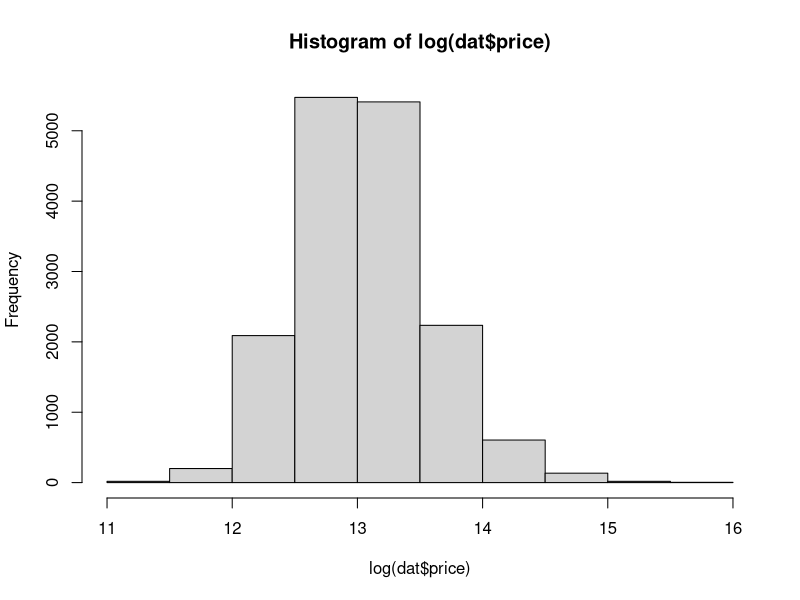
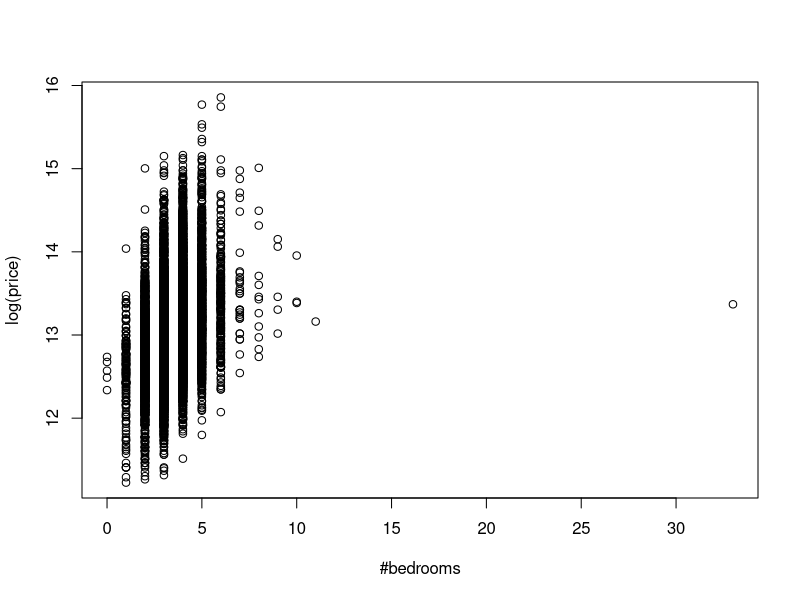
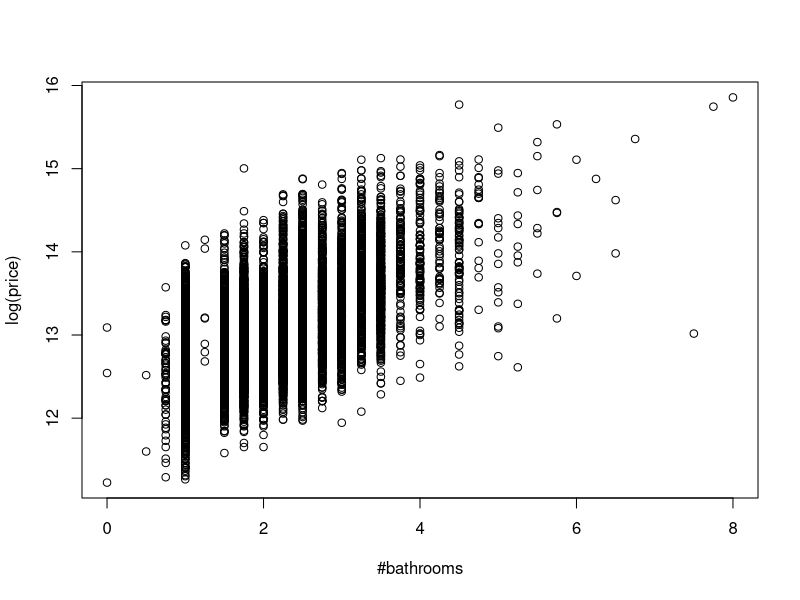
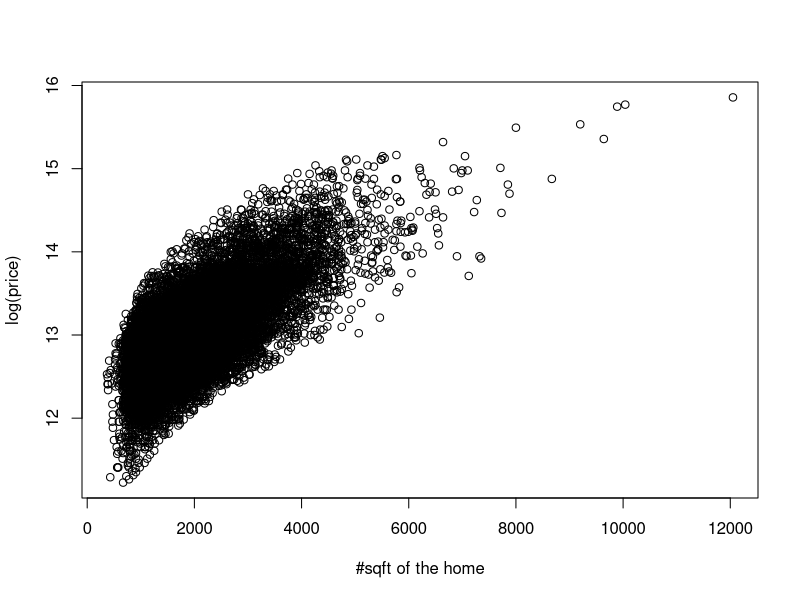
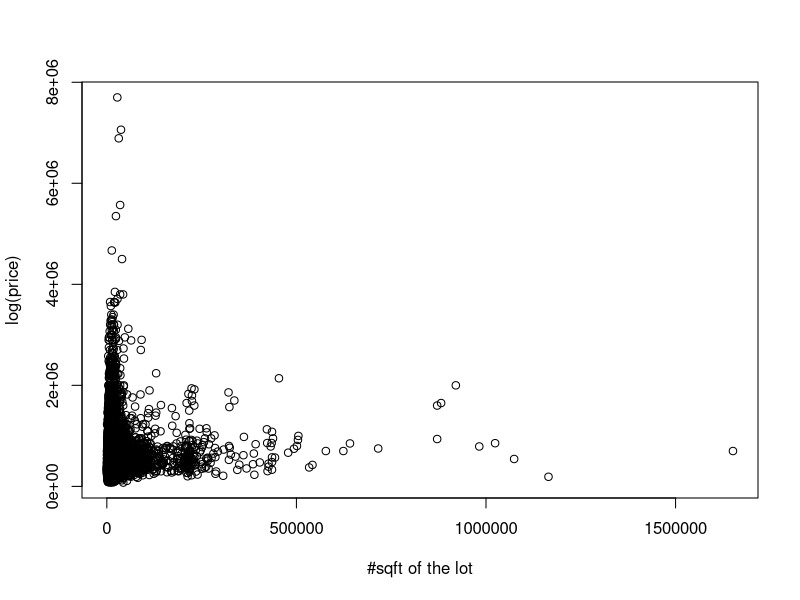
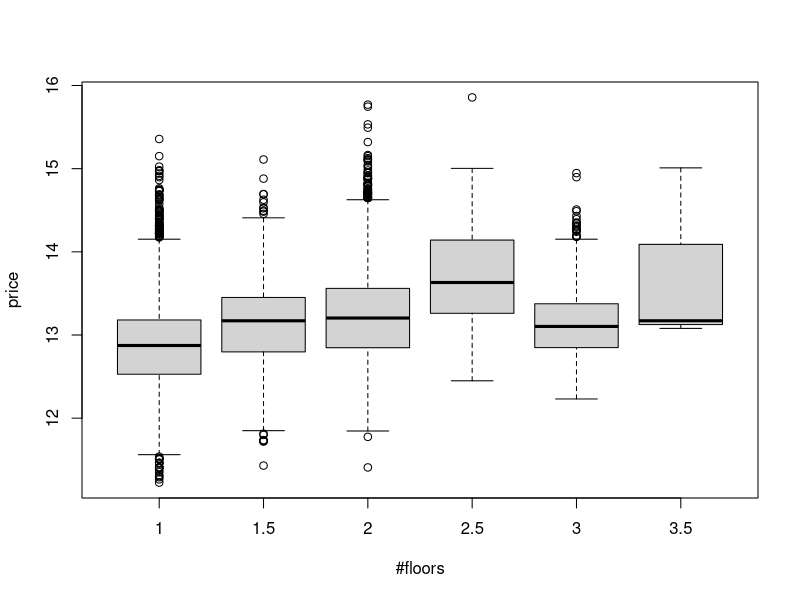
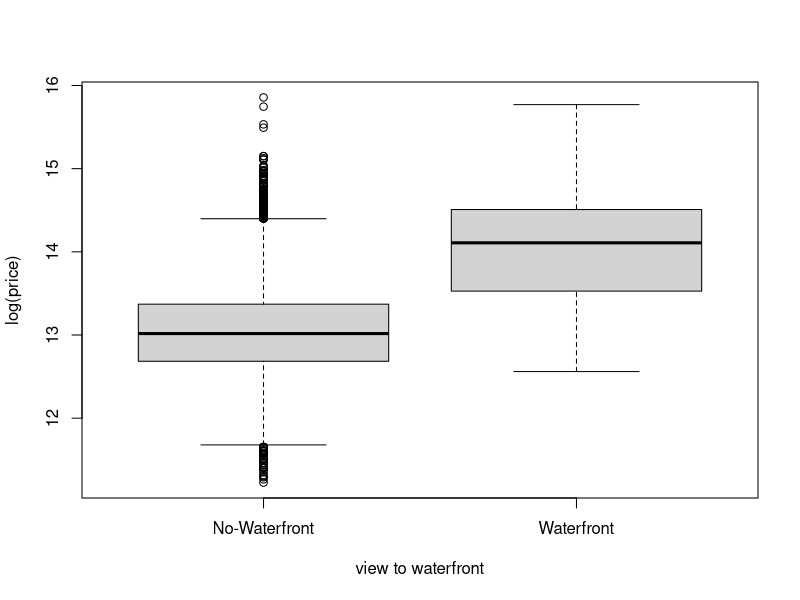
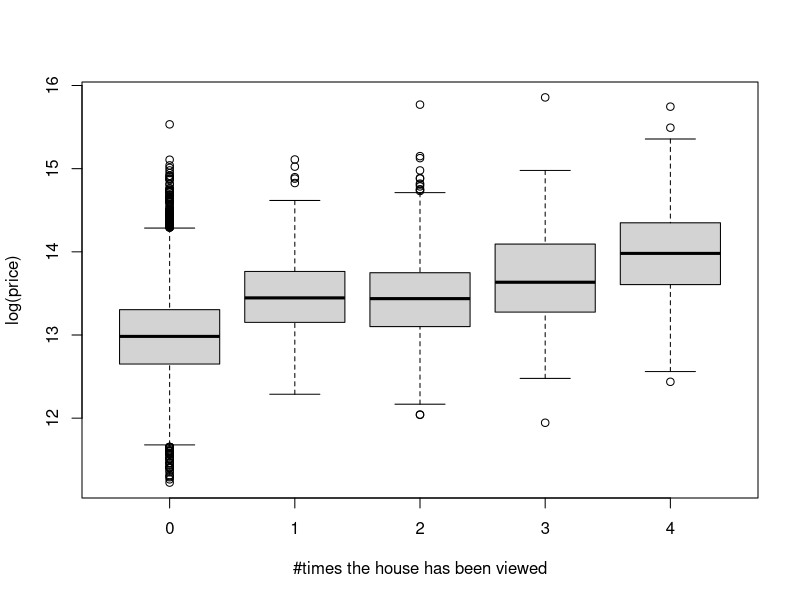

The R script that drew these images, in order:
## ---- chunk 1
knitr::opts_chunk$set(echo = TRUE)
## ---- chunk 2
dat <- read.csv("king.csv")
head(dat)
## ---- chunk 3
all(dat$X==dat$ID)
## ---- chunk 4
dat$X <- NULL
dat$ID <- NULL
## ---- chunk 5
summary(dat$price)
hist(log(dat$price))
## ---- chunk 6
summary(dat)
## ---- chunk 7
plot(log(dat$price)~dat$bedrooms, xlab="#bedrooms", ylab="log(price)")
## ---- chunk 8
cor(dat$price,dat$bedrooms)
## ---- chunk 9
max(dat$bedrooms)
## ---- chunk 10
cor(dat[dat$bedrooms<30, "price"], dat[dat$bedrooms<30, "bedrooms"])
## ---- chunk 11
summary(dat$bedrooms)
table(dat$bedrooms)
## ---- chunk 12
plot(log(dat$price)~dat$bathrooms, xlab="#bathrooms", ylab="log(price)")
## ---- chunk 13
cor(dat$price, dat$bathrooms)
## ---- chunk 14
summary(dat$bathrooms)
table(dat$bathrooms)
## ---- chunk 15
plot(log(dat$price)~dat$sqft_living, xlab="#sqft of the home", 
     ylab="log(price)")
## ---- chunk 16
cor(dat$price, dat$sqft_living)
## ---- chunk 17
plot(dat$price~dat$sqft_lot, xlab="#sqft of the lot", ylab="log(price)")
## ---- chunk 18
cor(dat$price, dat$sqft_lot)
## ---- chunk 19
boxplot(log(dat$price)~dat$floors, xlab="#floors", ylab="price")
## ---- chunk 20
cor(dat$price, dat$floors)
## ---- chunk 21
summary(dat$floors)
table(dat$floors)
## ---- chunk 22
dat$waterfront <- as.factor(dat$waterfront)
levels(dat$waterfront) <- c("No-Waterfront", "Waterfront")
## ---- chunk 23
boxplot(log(dat$price)~dat$waterfront, xlab="view to waterfront", 
     ylab="log(price)")
## ---- chunk 24
mean(dat[dat$waterfront=="No-Waterfront", "price"])
## ---- chunk 25
mean(dat[dat$waterfront=="Waterfront", "price"])
## ---- chunk 26
summary(dat$waterfront)
table(dat$waterfront)
## ---- chunk 27
boxplot(log(dat$price)~dat$view, xlab="#times the house has been viewed", 
        ylab="log(price)")
## ---- chunk 28
cor(dat$price, dat$view)
## ---- chunk 29
summary(dat[dat$view==0, "price"])
## ---- chunk 30
# get the number of outliers (below lower whisker of boxplot or above upper
# whisker). Whiskers are calculated by:
# (1st_quartile) - 1.5*(IQR) = (1st_quartile) - 1.5*(3rd_quartile-1st_quartile)
# and 
# (3rd_quartile) + 1.5*(IQR) = (3rd_quartile) + 1.5*(3rd_quartile-1st_quartile)
length(dat[dat$view==0 
           & log(dat$price) < log(312000) - 1.5*(log(600000)-log(312000))
           | log(dat$price) > log(600000) + 1.5*(log(600000)-log(312000)),
           "price"])
## ---- chunk 31
length(dat[dat$view==0 
           & log(dat$price) < log(312000) - 1.5*(log(600000)-log(312000))
           | log(dat$price) > log(600000) + 1.5*(log(600000)-log(312000)),
           "price"]) / length(dat[dat$view==0, "price"])
## ---- chunk 32
summary(dat[dat$view==1, "price"])
## ---- chunk 33
length(dat[dat$view==1 
           & log(dat$price) < log(515750) - 1.5*(log(947500)-log(515750))
           | log(dat$price) > log(947500) + 1.5*(log(947500)-log(515750)),
           "price"]) / length(dat[dat$view==1, "price"])
## ---- chunk 34
summary(dat[dat$view==2, "price"])
## ---- chunk 35
length(dat[dat$view==2 
           & log(dat$price) < log(489500) - 1.5*(log(935500)-log(489500))
           | log(dat$price) > log(935500) + 1.5*(log(935500)-log(489500)),
           "price"]) / length(dat[dat$view==2, "price"])
## ---- chunk 36
summary(dat[dat$view==3, "price"])
## ---- chunk 37
length(dat[dat$view==3 
           & log(dat$price) < log(582525) - 1.5*(log(1320000)-log(582525))
           | log(dat$price) > log(1320000) + 1.5*(log(1320000)-log(582525)),
           "price"]) / length(dat[dat$view==2, "price"])
## ---- chunk 38
summary(dat[dat$view==4, "price"])
## ---- chunk 39
length(dat[dat$view==4 
           & log(dat$price) < log(811000) - 1.5*(log(1705000)-log(811000))
           | log(dat$price) > log(1705000) + 1.5*(log(1705000)-log(811000)),
           "price"]) / length(dat[dat$view==2, "price"])
## ---- chunk 40
aggregate(dat$price, list(dat$view), FUN=sd)
## ---- chunk 41
summary(dat$view)
table(dat$view)
## ---- chunk 42
dat$condition <- as.factor(dat$condition)
levels(dat$condition) <- c("Bad Condition", "Average Condition", "Good Condition", "Very Good Condition", "Excellent Condition")
## ---- chunk 43
boxplot(log(dat$price)~dat$condition, xlab="Condition of the house", 
        ylab="log(price)")
## ---- chunk 44
aggregate(dat$price~dat$condition, FUN=mean)
## ---- chunk 45
table(dat$condition)
## ---- chunk 46
boxplot(log(dat$price)~dat$grade, xlab="grade of the house", ylab="log(price)")
## ---- chunk 47
cor(dat$price, dat$grade)
## ---- chunk 48
summary(dat$grade)
table(dat$grade)
hist(dat$grade)
## ---- chunk 49
plot(log(dat$price)~dat$sqft_above, xlab="sqft of the house", 
     ylab="log(price)")
## ---- chunk 50
cor(dat$price, dat$sqft_above)
## ---- chunk 51
dat$sqft_above_1000_range <- cut(dat$sqft_above, breaks=seq(0,9000,1000), 
                             labels=c("1-1000", "1001-2000", "2001-3000", 
                                      "3001-4000", "4001-5000", "5001-6000",
                                      "6001-7000", "7001-8000", "8001-9000"))
head(dat[, c("sqft_above", "sqft_above_1000_range")])
## ---- chunk 52
plot(log(dat$price)~dat$sqft_above_1000_range, 
     xlab="sqft of the house (without basement) in range of 1000",
     ylab="log(price)")
## ---- chunk 53
table(dat$sqft_above_1000_range)
## ---- chunk 54
plot(log(dat$price)~dat$sqft_basement, xlab="sqft of the basement", 
     ylab="log(price)")
## ---- chunk 55
cor(dat$price, dat$sqft_basement)
## ---- chunk 56
length(dat[dat$sqft_basement==0, "sqft_basement"]) / length(dat$sqft_basement)
## ---- chunk 57
cor(dat[dat$sqft_basement!=0, "price"], 
    dat[dat$sqft_basement!=0, "sqft_basement"])
## ---- chunk 58
plot(log(dat$price)~dat$yr_built, xlab="year built", ylab="log(price)")
## ---- chunk 59
dat$yr_built_10_range <- cut(dat$yr_built, breaks=seq(1900,2020,10), 
                             labels=c("1900-1910", "1911-1920", "1921-1930", 
                                      "1931-1940", "1941-1950", "1951-1960", 
                                      "1961-1970", "1971-1980", "1981-1990", 
                                      "1991-2000", "2001-2010", "2011-2020"))
# check if it worked: 
head(dat[, c("yr_built", "yr_built_10_range")])
## ---- chunk 60
boxplot(log(dat$price)~dat$yr_built_10_range, 
        xlab="yr_built in ranges of 10 years", ylab="log(price)")
## ---- chunk 61
dat$yr_built_20_range <- cut(dat$yr_built, breaks=seq(1900,2020,20), 
                             labels=c("1900-1920", "1921-1940", "1941-1960", 
                                      "1961-1980", "1981-2000", "2001-2020"))
# check if it worked: 
head(dat[, c("yr_built", "yr_built_20_range")])
## ---- chunk 62
boxplot(log(dat$price)~dat$yr_built_20_range, 
        xlab="yr_built in ranges of 20 years", ylab="log(price)")
## ---- chunk 63
cor(dat$price,dat$yr_built)
## ---- chunk 64
summary(dat$yr_built_10_range)
## ---- chunk 65
plot(log(dat$price)~dat$yr_renovated, xlab="renovated year", ylab="log(price)")
## ---- chunk 66
plot(log(dat[dat$yr_renovated!=0, "price"])~
       dat[dat$yr_renovated!=0, "yr_renovated"],
     xlab="renovation year", ylab="log(price)")
## ---- chunk 67
cor(dat$price,dat$yr_renovated)
## ---- chunk 68
cor(dat[dat$yr_renovated!=0, "price"], dat[dat$yr_renovated!=0, "yr_renovated"])
## ---- chunk 69
aggregate(dat$price, list(dat$zipcode), FUN=mean)
## ---- chunk 70
boxplot(log(dat$price)~dat$zipcode, xlab="zipcode", ylab="log(price)")
## ---- chunk 71
dat$zipcode_20_range <- cut(dat$zipcode, breaks=seq(98000,98200,20), 
                             labels=c("98001-98020", "98021-98040", 
                                      "98041-98060", "98061-98080",
                                      "98081-98100", "98101-98120",
                                      "98121-98140", "98141-98160",
                                      "98161-98180", "98181-98200"))
# check if it worked: 
head(dat[, c("zipcode", "zipcode_20_range")])
## ---- chunk 72
boxplot(log(dat$price)~dat$zipcode_20_range, 
        xlab="zipcodes, grouped in ranges of 20", ylab="log(price)")
## ---- chunk 73
plot(log(dat$price)~dat$lat, xlab="latitude coordinate", ylab="log(price)")
## ---- chunk 74
dat$lat_005_range <- cut(dat$lat, breaks=seq(47.15, 47.80, 0.05), 
                         labels=c("47.11-47.20", "47.21-47.25", "47.26-47.30",
                                  "47.31-47.35", "47.36-47.40", "47.41-47.45",
                                  "47.46-47.50", "47.51-47.55", "47.56-47.60",
                                  "47.61-47.65", "47.66-47.70", "47.71-47.75",
                                  "47.76-47.80"))
head(dat[, c("lat", "lat_005_range")])
## ---- chunk 75
plot(log(dat$price)~dat$lat_005_range, 
     xlab="latitude coordinate in ranges of 0.05", ylab="log(price)")
## ---- chunk 76
cor(dat$price, dat$lat)
## ---- chunk 77
summary(dat$lat_005_range)
## ---- chunk 78
plot(log(dat$price)~dat$long, xlab="longitude coordinate", ylab="log(price)")
## ---- chunk 79
# different notation used in order to make the ranges clear
dat$long_01_range <- cut(dat$long, breaks=seq(-122.6, -121.2, 0.1), 
                         labels=c("-122.6<x<=-122.5", "-122.5<x<=-122.4",
                                  "-122.4<x<=-122.3", "-122.3<x<=-122.2",
                                  "-122.2<x<=-122.1", "-122.1<x<=-122.0",
                                  "-122.0<x<=-121.9", "-121.9<x<=-121.8",
                                  "-121.8<x<=-121.7", "-121.7<x<=-121.6",
                                  "-121.6<x<=-121.5", "-121.5<x<=-121.4",
                                  "-121.4<x<=-121.3", "-121.3<x<=-121.2"))
head(dat[, c("long", "long_01_range")])
## ---- chunk 80
boxplot(log(dat$price)~dat$long_01_range, 
        xlab="longitude coordinate in ranges of 0.1", ylab="log(price)")
## ---- chunk 81
cor(dat$price, dat$long)
## ---- chunk 82
dat$sqft_living15_500_range <- cut(dat$sqft_living15, breaks=seq(0, 6500, 500),
                                   labels=c("1-500", "501-1000", "1001-1500",
                                            "1501-2000", "2001-2500",
                                            "2501-3000", "3001-3500", 
                                            "3501-4000", "4001-4500",
                                            "4501-5000", "5001-5500",
                                            "5501-6000", "6001-6500"))
head(dat[, c("sqft_living15", "sqft_living15_500_range")])
## ---- chunk 83
boxplot(log(dat$price)~dat$sqft_living15_500_range, 
        xlab="square foot of interior housing of 15 closest neighbors in 
        range of 500", ylab="log(price)")
## ---- chunk 84
cor(dat$price, dat$sqft_living15)
## ---- chunk 85
summary(dat$sqft_living15_500_range)
## ---- chunk 86
plot(log(dat$price)~dat$sqft_lot15, 
     xlab="sqft of land lots of 15 closest neighbors", ylab="log(price)")
## ---- chunk 87
tail(sort(dat$sqft_lot15))
## ---- chunk 88
dat$sqft_lot15_2000_range <- cut(dat$sqft_lot15, 
                                  breaks=c(seq(0, 20000, 2000), +Inf),
                                  labels=c("1-2000", "2001-4000",
                                           "4001-6000", "6001-8000",
                                           "8001-10000", "10001-12000",
                                           "12001-14000", "14001-16000",
                                           "16001-18000", "18001-20000",
                                           ">20000"))

head(dat[, c("sqft_lot15", "sqft_lot15_2000_range")])
## ---- chunk 89
plot(log(dat$"price")~dat$sqft_lot15_2000_range,
     xlab="sqft of land lots of 15 closest neighbors in 2000 range",
     ylab="log(price)")
## ---- chunk 90
cor(dat$price,dat$sqft_lot15)
## ---- chunk 91
vct_corr <- numeric(0)
for (i in names(dat)){
    cor.result <- cor(dat$price, as.numeric(dat[, i]))
    vct_corr <- c(vct_corr, cor.result)
}
#dfr_corr <- vct_corr
names(vct_corr) <- names(dat)
vct_corr
## ---- chunk 92
library(dplyr)
dat_red <- select(dat, c(price, bathrooms, sqft_living, grade, 
                     sqft_above, sqft_living15))
head(dat_red)
## ---- chunk 93

## ---- chunk 94

## ---- chunk 95

